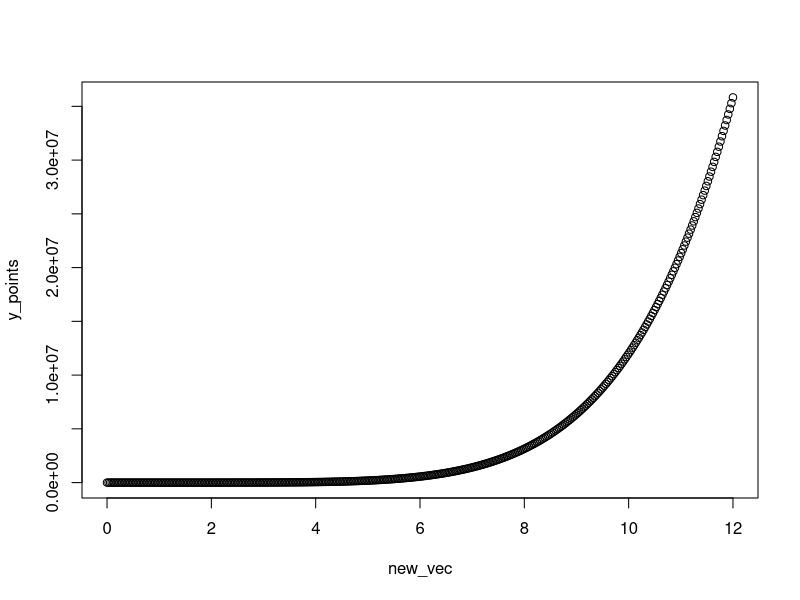

Source code (R):
## ---- chunk 1
# multiply 3 and 5 with the * symbol
3*5
## ---- chunk 2
# raise 5 to the power of 2 using the ^ symbol
5^2
## ---- chunk 3
# add 8 and 22, then divid by 3
(8 + 22)/3
## ---- chunk 4
# subtract 2.8 from 12, and raise this to 1.5 plus 1.3924
(12 - 2.8)^(1.5 + 1.3924)
## ---- chunk 5
# divide 8 by 2.5, then divide again by 3
(8/2.5)/3
## ---- chunk 6
# take 2.5 away from 8 then divide by 3
(8 - 2.5)/3
## ---- chunk 7
# divide 2.5 by t3, then take this away from 8
8 - (2.5/3)
## ---- chunk 8
# assign x the value 73
x <- 73
## ---- chunk 9
# assign y the value 101 plus 36
y <- 101 + 36
## ---- chunk 10
# assign z the value of x multiplied by y
z <- x*y
## ---- chunk 11
# subtract 1 from z and raise this to 1/4
(z - 1)^(0.25)
## ---- chunk 12
# log base 10 of the value 10
log10(10)
## ---- chunk 13
# square root y using the function
sqrt(y)
## ---- chunk 14
# square root the value of y by raising to a half
y^0.5
## ---- chunk 15
# add x and y using the sum function
sum(x,y)
## ---- chunk 16
# collect x and y as a vector
xy_vec <- c(x,y)

# calculate their average using the mean function
mean(xy_vec)
## ---- chunk 17
# assign w the value 67.8953
w <- 67.8953
## ---- chunk 18
# round w to the nearest integer 
round(w)
## ---- chunk 19
# round w to 3 decimal places
round(w, 3)
## ---- chunk 20
# floor the value w
floor(w)

# ceiling the value w
ceiling(w)
## ---- chunk 21
# remove past objects using the rm function
rm(x, y, z, w)
## ---- chunk 22
# asign x the vector of values 1,3,5,7
x <- c(1, 3, 5, 7)
## ---- chunk 23
# asign y the vector of values 2,4,6,8
y <- c(2, 4, 6, 8)
## ---- chunk 24
# take x away from y
y - x
## ---- chunk 25
# assign z the value of x multiplied by y
z <- x*y
## ---- chunk 26
# assign w the value of z square rooted
w <- sqrt(z)
## ---- chunk 27
# calculate the mean of the w values
mean(w)
## ---- chunk 28
# find the median of the z values
median(z)
## ---- chunk 29
# assign V1 the vector with values 1,3,5,7,9,11
V1 <- c(1, 3, 5, 7, 9, 11)
## ---- chunk 30
# create a matrix with two rows using the V1 values
mat1 <- matrix(V1, nrow = 2)
## ---- chunk 31
# create the same matrix as before but fill the matrix by row
mat2 <- matrix(V1, nrow = 2, byrow = TRUE)
## ---- chunk 32
# compare mat1 and mat2
print(mat1)
print(mat2)
## ---- chunk 33
# access the 3rd value of the vector x
x[3]
## ---- chunk 34
# use the minus symbol to show a vector without a specific entry
# give all but the third value of the vector y
y[-3]
## ---- chunk 35
# add the first of z with the 4th of w
z[1] + w[4]
## ---- chunk 36
# assign the values 1 and 4 to the object In
In <- c(1, 4)
## ---- chunk 37
# create vector consisting of the sum of the 1st and 4th value of z and w.
sum_z <- sum(z[In])
sum_w <- sum(w[In])
my_vec <- c(sum_z, sum_w)
## ---- chunk 38
# access the values of y less than 7 and sum them
y_gl7 <- y < 7 # gives the index of y values less than 7
sum(y[y_gl7])
## ---- chunk 39
# access the values in x that are greater than or equal to 3 then find their average
x_gte3 <- x >= 3 # gives up the values of x greater than or equal to 3 
mean(x[x_gte3])
## ---- chunk 40
# multiply 2nd value of the first row of mat1 with third value of 2nd row of mat2
# recall one can access the ith row and jth column of a matrix via the square 
# brackets and indices [i, j]
mat1[1, 2]*mat2[2, 3]
## ---- chunk 41
# add the first row of mat1 with the 2nd row of mat2
V2 <- mat1[1, ] + mat2[2, ]
## ---- chunk 42
# access 2nd row of mat1 and find its average. Then multiply this value by the second column of mat2
mean_mat1 <- mean(mat1[2, ])
V3 <- mat2[, 2]*mean_mat1
## ---- chunk 43
# 
mat3 <- matrix(c(mat1[1, ], mat2[1, ]), 
               ncol = 2, 
               byrow = FALSE)
## ---- chunk 44
# start by naming the function appropriately
square_power <- function(x){ # add the necessary argument, in this case a single value
  value <- x^2               # assign an object the value of x squared
  return(value)              # return the value
}
## ---- chunk 45
# use the function on the value 5
square_power(5)

# make some random number with rnorm
random_numbers <- rnorm(n = 15, mean = 0, sd = 1)

# use these random numbers on the square function
square_power(random_numbers)
## ---- chunk 46
# rename function appropriately 
power_function <- function(x, power){ # add in a new argument to operate as the power being raised
  value <- x^power                    # alter the value assignment accordingly 
  return(value)                       # again return the object value
}

# use the function on the random numbers with the power set to 5 and 20
power_function(random_numbers, power = 5)
power_function(random_numbers, power = 20)
## ---- chunk 47
# rename function appropriately 
my_function <- function(x, power, multiply = 2){ # add another argument and set its default
  value <- multiply*x^power                      # alter the assignment again adding in the new argument
  return(value)                                  # return the value object 
}

# apply tge function to the random numbers with a power of six and muliply by 12
my_function(random_numbers, power = 6, multiply = 12)
## ---- chunk 48
# create a sequence of numbers using the sequence function 
new_vec <- seq(from = 0, # start at 0 
               to = 12,  # end at 12 
               l = 400)  # length of 400
               
# use the my_function on the sequence of values                 
y_points <- my_function(new_vec, power = 6, multiply = 12)

# plot the sequence on the x axis and the function output on the y axis
plot(x = new_vec, 
     y = y_points)
